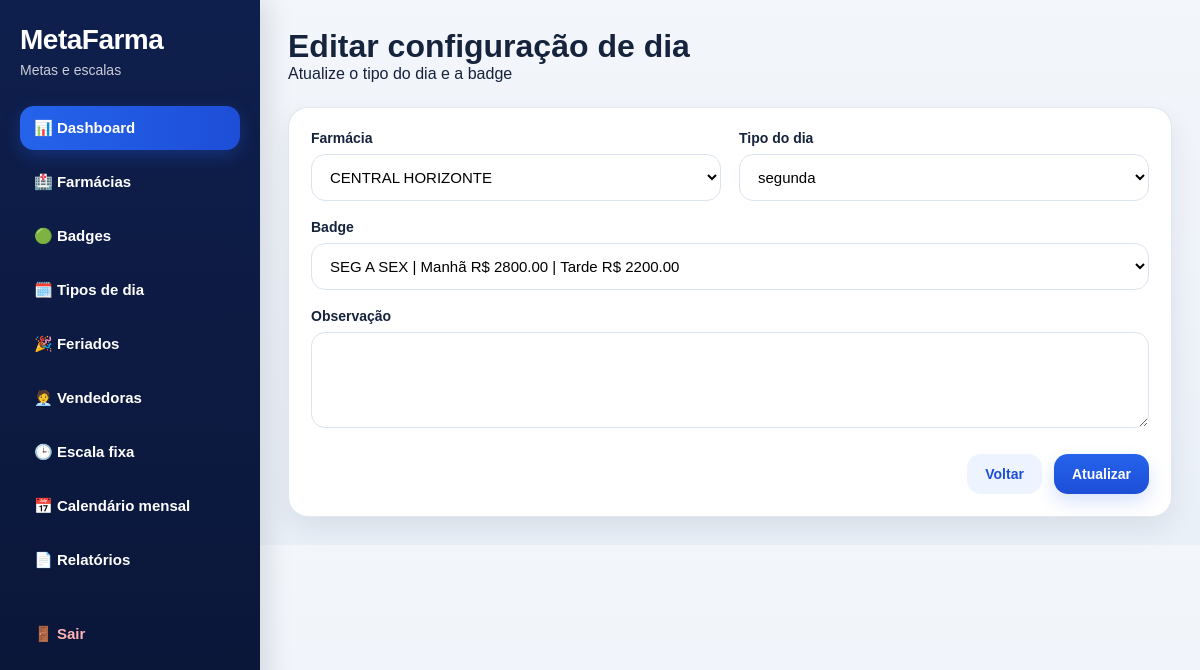
Page /configuracoes-dia/editar/1 (signed in) on the committed database.
### app/models.py (models this page shows, shortened)
class ConfiguracaoDia(db.Model):
    __tablename__ = "configuracoes_dia"
    id = db.Column(db.Integer, primary_key=True)
    farmacia_id = db.Column(db.Integer, db.ForeignKey("farmacias.id"), nullable=False, index=True)
    tipo_dia = db.Column(db.String(20), nullable=False, index=True)  # segunda...domingo, feriado
    badge_id = db.Column(db.Integer, db.ForeignKey("badges_meta.id"), nullable=False)
    observacao = db.Column(db.String(255), nullable=True)
    criado_em = db.Column(db.DateTime, default=agora_brasil)
    badge = db.relationship("BadgeMeta", backref="configuracoes_dia")

class Farmacia(db.Model):
    __tablename__ = "farmacias"
    id = db.Column(db.Integer, primary_key=True)
    nome = db.Column(db.String(150), nullable=False)
    responsavel = db.Column(db.String(150), nullable=True)
    cidade = db.Column(db.String(100), nullable=True)
    telefone = db.Column(db.String(30), nullable=True)
    status = db.Column(db.String(20), default="ativa")
    observacao = db.Column(db.String(255), nullable=True)
    criado_em = db.Column(db.DateTime, default=agora_brasil)
    metas = db.relationship("Meta", backref="farmacia", lazy=True, cascade="all, delete-orphan")
    equipes = db.relationship("Equipe", backref="farmacia", lazy=True, cascade="all, delete-orphan")
    vendedoras = db.relationship("Vendedora", backref="farmacia", lazy=True, cascade="all, delete-orphan")
    configuracoes_dia = db.relationship("ConfiguracaoDia", backref="farmacia", lazy=True, cascade="all, delete-orphan")
    escalas_vendedoras = db.relationship("EscalaVendedora", backref="farmacia", lazy=True, cascade="all, delete-orphan")
    calendarios_vendedoras = db.relationship("CalendarioVendedora", backref="farmacia", lazy=True, cascade="all, delete-orphan")
    feriados = db.relationship("Feriado", backref="farmacia", lazy=True, cascade="all, delete-orphan")

class BadgeMeta(db.Model):
    __tablename__ = "badges_meta"
    id = db.Column(db.Integer, primary_key=True)
    nome = db.Column(db.String(50), nullable=False, unique=True, index=True)
    cor_hex = db.Column(db.String(20), nullable=False)
    valor_manha = db.Column(db.Float, default=0)
    valor_tarde = db.Column(db.Float, default=0)
    status = db.Column(db.String(20), default="ativa")
    observacao = db.Column(db.String(255), nullable=True)
    criado_em = db.Column(db.DateTime, default=agora_brasil)

### app/routes/configuracoes_dia.py (the view, shortened to what this page needs)
@configuracoes_dia_bp.route("/editar/<int:config_id>", methods=["GET", "POST"])
@login_required
def editar(config_id):
    config = ConfiguracaoDia.query.get_or_404(config_id)
    farmacias = Farmacia.query.filter_by(status="ativa").order_by(Farmacia.nome.asc()).all()
    badges = BadgeMeta.query.filter_by(status="ativa").order_by(BadgeMeta.nome.asc()).all()
    return render_template("configuracoes_dia/editar.html", config=config, farmacias=farmacias, badges=badges, tipos_dia=TIPOS_DIA)

### app/templates/configuracoes_dia/editar.html (shortened to what this page needs)
{% extends "base.html" %}
{% block content %}
<div class="page-header">
    <div>
        <h1>Editar configuração de dia</h1>
        <p>Atualize o tipo do dia e a badge</p>
    </div>
</div>
<div class="card form-card">
    <form method="POST" class="form-grid">
        <div class="form-group">
            <label>Farmácia</label>
            <select name="farmacia_id" required>
                {% for farmacia in farmacias %}
                    <option value="{{ farmacia.id }}" {% if config.farmacia_id == farmacia.id %}selected{% endif %}>{{ farmacia.nome }}</option>
                {% endfor %}
            </select>
        </div>
        <div class="form-group">
            <label>Tipo do dia</label>
            <select name="tipo_dia" required>
                {% for tipo in tipos_dia %}
                    <option value="{{ tipo }}" {% if config.tipo_dia == tipo %}selected{% endif %}>{{ tipo }}</option>
                {% endfor %}
            </select>
        </div>
        <div class="form-group full-width">
            <label>Badge</label>
            <select name="badge_id" required>
                {% for badge in badges %}
                    <option value="{{ badge.id }}" {% if config.badge_id == badge.id %}selected{% endif %}>
                        {{ badge.nome }} | Manhã R$ {{ "%.2f"|format(badge.valor_manha or 0) }} | Tarde R$ {{ "%.2f"|format(badge.valor_tarde or 0) }}
                    </option>
                {% endfor %}
            </select>
        </div>
        <div class="form-group full-width">
            <label>Observação</label>
            <textarea name="observacao" rows="4">{{ config.observacao or '' }}</textarea>
        </div>
        <div class="form-actions full-width">
            <a href="{{ url_for('configuracoes_dia.listar') }}" class="btn btn-secondary">Voltar</a>
            <button type="submit" class="btn btn-primary">Atualizar</button>
        </div>
    </form>
</div>
{% endblock %}

### app/static/css/style.css (style rules this page uses)
* { margin: 0; padding: 0; box-sizing: border-box; }
:root { --bg: #eef3f9; --sidebar: #0f1f4d; --sidebar-dark: #0a1535; --card: #ffffff; --primary: #2563eb; --primary-dark: #1d4ed8; --text: #15233c; --muted: #64748b; --border: #dbe4f0; --success: #16a34a; --danger: #dc2626; --warning: #d97706; --info-bg: #dbeafe; --info-text: #1d4ed8; --success-bg: #dcfce7; --danger-bg: #fee2e2; --warning-bg: #fef3c7; --shadow: 0 12px 28px rgba(15, 23, 42, 0.08); --shadow-soft: 0 6px 18px rgba(15, 23, 42, 0.06); --radius: 20px; }
body { font-family: Arial, Helvetica, sans-serif; background: linear-gradient(180deg, #f3f6fb 0%, #eaf0f8 100%); color: var(--text); }
a { text-decoration: none; }
.page-header { display: flex; align-items: center; justify-content: space-between; gap: 16px; margin-bottom: 24px; flex-wrap: wrap; }
.card { background: var(--card); border-radius: var(--radius); box-shadow: var(--shadow); padding: 22px; border: 1px solid rgba(219, 228, 240, 0.85); }
.form-card { max-width: 1000px; }
.form-grid { display: grid; grid-template-columns: repeat(2, minmax(220px, 1fr)); gap: 18px; }
.form-group { display: flex; flex-direction: column; gap: 8px; }
.full-width { grid-column: 1 / -1; }
label { font-size: 14px; font-weight: 700; color: var(--text); }
input, select, textarea { width: 100%; border: 1px solid var(--border); border-radius: 14px; padding: 13px 14px; outline: none; font-size: 15px; background: #fff; transition: .2s ease; }
.form-actions { display: flex; justify-content: flex-end; gap: 12px; margin-top: 8px; flex-wrap: wrap; }
.btn { border: none; border-radius: 14px; padding: 12px 18px; cursor: pointer; font-weight: 800; font-size: 14px; display: inline-flex; align-items: center; justify-content: center; transition: .2s ease; }
.btn-primary { background: linear-gradient(180deg, var(--primary) 0%, var(--primary-dark) 100%); color: #fff; box-shadow: 0 8px 18px rgba(37, 99, 235, 0.18); }
.btn-secondary { background: #eef4ff; color: var(--primary-dark); }

### rows in the picture
ConfiguracaoDia: farmacia_id "CENTRAL HORIZONTE", tipo_dia "segunda", badge_id "SEG A SEX | Manhã R$ 2800.00 | Tarde R$ 2200.00"
